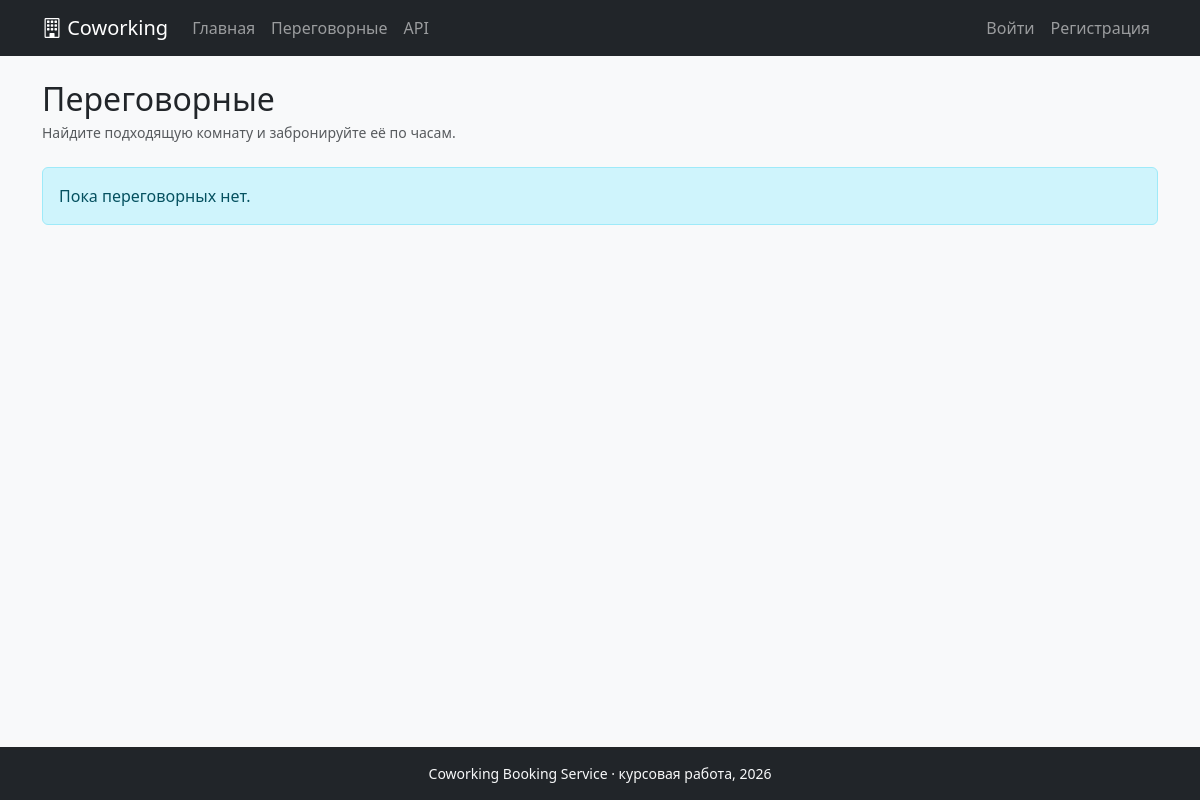
Page /rooms/ on the earlier database version.
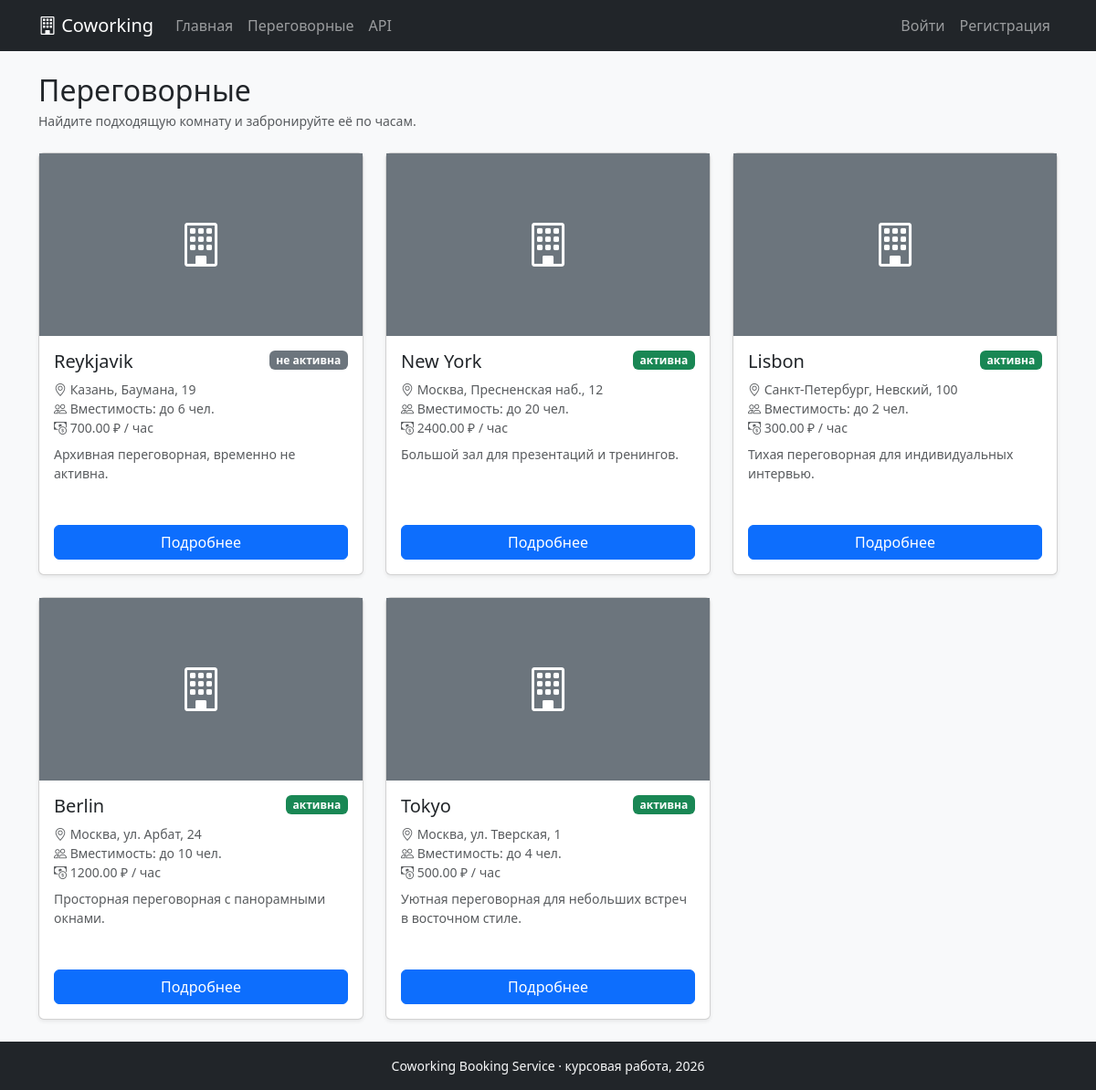
Same page on the later database version.
### rooms/models.py (models this page shows, shortened)
class Room(models.Model):
    title = models.CharField(max_length=100, verbose_name='Название')
    description = models.TextField(blank=True, verbose_name='Описание')
    capacity = models.PositiveIntegerField(verbose_name='Вместимость')
    location = models.CharField(
        max_length=255,
        blank=True,
        default='',
        verbose_name='Локация',
    )
    price_per_hour = models.DecimalField(
        max_digits=10,
        decimal_places=2,
        default=0,
        verbose_name='Цена за час',
    )
    is_active = models.BooleanField(default=True, verbose_name='Активна')
    image = models.ImageField(
        upload_to='rooms/',
        blank=True,
        null=True,
        verbose_name='Изображение',
    )
    created_at = models.DateTimeField(auto_now_add=True, verbose_name='Создана')
    class Meta:
        verbose_name = 'Переговорная'
        verbose_name_plural = 'Переговорные'
        ordering = ['-created_at']

### rooms/views.py (the view)
# urls.py: path('rooms/', views.room_list, name='room_list'),
def room_list(request):
    rooms = get_all_rooms()
    logger.info(
        "Room list requested",
        extra={
            "path": request.path,
            "method": request.method,
            "status_code": 200,
        },
    )
    return render(request, 'rooms/room_list.html', {'rooms': rooms})

### rooms/services.py (called while the page is built)
def get_all_rooms():
    return Room.objects.all()

### templates/rooms/room_list.html (shortened to what this page needs)
{% extends 'base.html' %}
{% block content %}
<div class="d-flex justify-content-between align-items-center mb-4 flex-wrap gap-2">
    <div>
        <h1 class="h2 mb-1">Переговорные</h1>
        <p class="text-muted mb-0 small">Найдите подходящую комнату и забронируйте её по часам.</p>
    </div>
</div>
{% if rooms %}
    <div class="row g-4">
        {% for room in rooms %}
            <div class="col-md-6 col-lg-4 d-flex">
                <div class="card shadow-sm w-100">
                    {% if room.image %}
                        <img src="{{ room.image.url }}" class="card-img-top room-image" alt="{{ room.title }}">
                    {% else %}
                        <div class="bg-secondary text-white d-flex align-items-center justify-content-center room-placeholder">
                            <i class="bi bi-building" style="font-size:3rem"></i>
                        </div>
                    {% endif %}
                    <div class="card-body d-flex flex-column">
                        <div class="d-flex justify-content-between align-items-start mb-2">
                            <h2 class="h5 mb-0">{{ room.title }}</h2>
                            {% if room.is_active %}
                                <span class="badge bg-success">активна</span>
                            {% else %}
                                <span class="badge bg-secondary">не активна</span>
                            {% endif %}
                        </div>
                        <ul class="list-unstyled text-muted small mb-2">
                            <li><i class="bi bi-geo-alt"></i> {{ room.location|default:'-' }}</li>
                            <li><i class="bi bi-people"></i> Вместимость: до {{ room.capacity }} чел.</li>
                            <li><i class="bi bi-cash-coin"></i> {{ room.price_per_hour }} ₽ / час</li>
                        </ul>
                        <p class="card-text small text-muted room-description">{{ room.description|truncatewords:18 }}</p>
                        <div class="mt-auto">
                            <a href="{% url 'room_detail' room.pk %}" class="btn btn-primary w-100">
                                Подробнее
                            </a>
                        </div>
                    </div>
                </div>
            </div>
        {% endfor %}
    </div>
{% else %}
    <div class="alert alert-info">Пока переговорных нет.</div>
{% endif %}
{% endblock %}

Differences in the rows shown:
added Room: title "Reykjavik", is_active "не активна", location "Казань, Баумана, 19", capacity "6", price_per_hour "700.00", description "Архивная переговорная, временно не активна."
added Room: title "New York", is_active "активна", location "Москва, Пресненская наб., 12", capacity "20", price_per_hour "2400.00", description "Большой зал для презентаций и тренингов."
added Room: title "Lisbon", is_active "активна", location "Санкт-Петербург, Невский, 100", capacity "2", price_per_hour "300.00", description "Тихая переговорная для индивидуальных интервью."
added Room: title "Berlin", is_active "активна", location "Москва, ул. Арбат, 24", capacity "10", price_per_hour "1200.00", description "Просторная переговорная с панорамными окнами."
added Room: title "Tokyo", is_active "активна", location "Москва, ул. Тверская, 1", capacity "4", price_per_hour "500.00", description "Уютная переговорная для небольших встреч в восточном стиле."
Other differences:
text no longer shown: "Пока переговорных нет."
